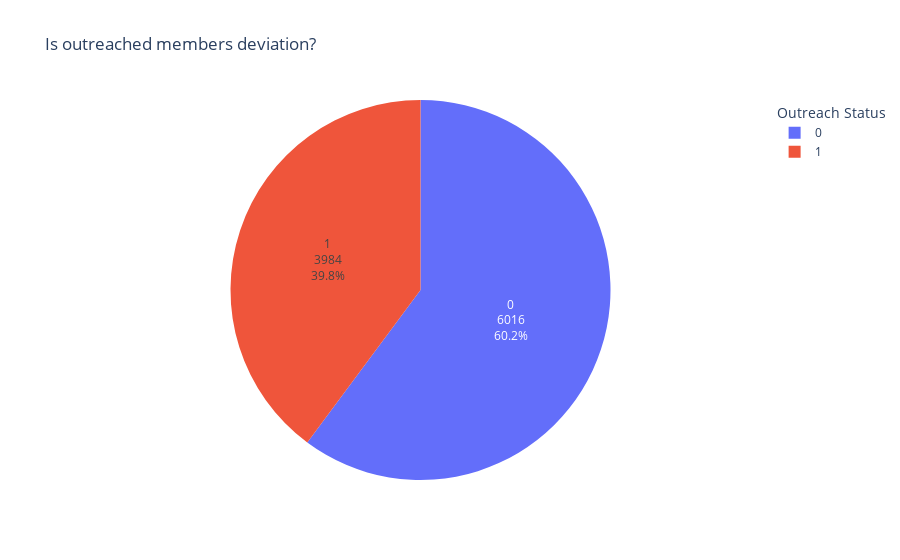

The code cell stored with this chart in its notebook:
### Markdown cell above
We can see that we have inbalanced data. There are more members that did not chrn vs. members that churned

### Code cell
# show outreached vs. non-outreached members in pie chart

outreach_counts = churn_labels_df["outreach"].value_counts().reset_index()
outreach_counts.columns = ["Outreach Status", "Count"]

fig = px.pie(outreach_counts, values="Count", names="Outreach Status", title="Is outreached members deviation?")
# show labels and number
fig.update_traces(textinfo='percent+label+value')
# show column name in legend
fig.update_layout(legend_title_text='Outreach Status')
fig.show()

### Figure 1 — Plotly figure (JSON) as saved in the notebook; plotly's stock layout.template omitted (floating-point values rounded to 4 significant figures)
{"data": [{"domain": {"x": [0, 1], "y": [0, 1]}, "hovertemplate": "Outreach Status=%{label}<br>Count=%{value}<extra></extra>", "labels": [0, 1], "legendgroup": "", "name": "", "showlegend": true, "textinfo": "percent+label+value", "type": "pie", "values": [6016, 3984]}], "layout": {"legend": {"title": {"text": "Outreach Status"}, "tracegroupgap": 0}, "title": {"text": "Is outreached members deviation?"}}}
